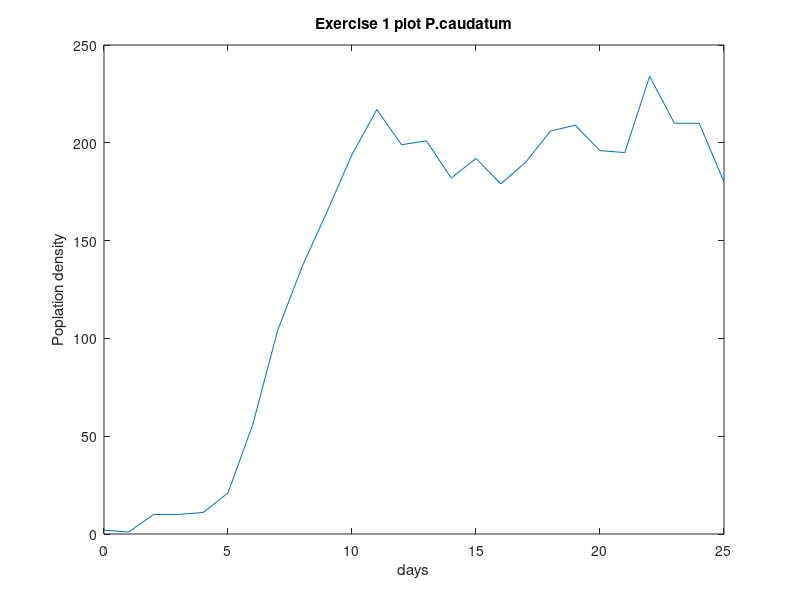

Reproduce this figure in MATLAB. (Note: this script raises an error after producing the figure.)
x = 0:1:25;
y = [2,1,10,10,11,21,56,104,137,165,194,217,199,201,182,192,179,190,206,209,196,195,234,210,210,180];

plot(x,y);
title('Exercise 1 plot P.caudatum')
xlabel('days')
ylabel('Poplation density')
hold on

y = lsode("lotkavoltraPcaudatum",2,x);

plot(x,y,'r');
